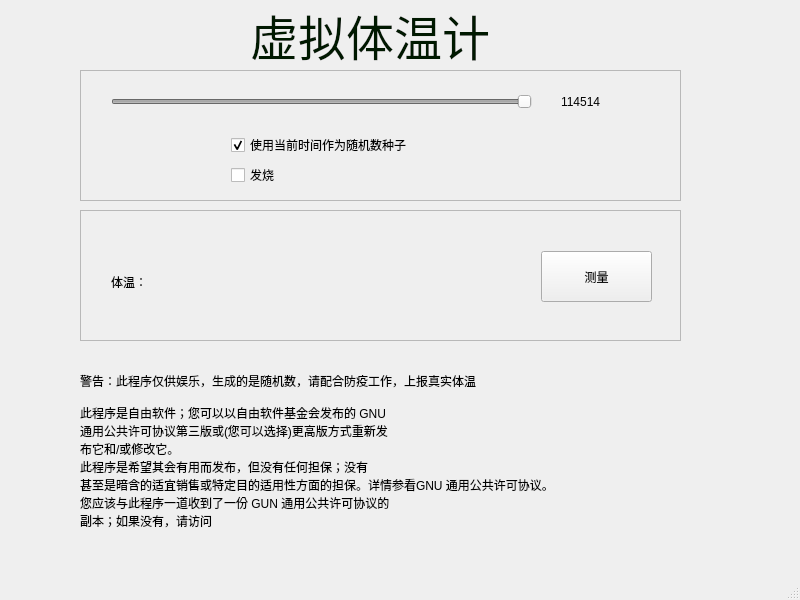
<?xml version="1.0" encoding="UTF-8"?>
<ui version="4.0">
 <class>MainWindow</class>
 <widget class="QMainWindow" name="MainWindow">
  <property name="geometry">
   <rect>
    <x>0</x>
    <y>0</y>
    <width>800</width>
    <height>600</height>
   </rect>
  </property>
  <property name="windowTitle">
   <string>虚拟体温计</string>
  </property>
  <property name="windowIcon">
   <iconset theme="temperature-warm"/>
  </property>
  <widget class="QWidget" name="centralwidget">
   <widget class="QLabel" name="label">
    <property name="geometry">
     <rect>
      <x>250</x>
      <y>-10</y>
      <width>261</width>
      <height>91</height>
     </rect>
    </property>
    <property name="text">
     <string>&lt;html&gt;&lt;head/&gt;&lt;body&gt;&lt;p&gt;&lt;span style=&quot; font-size:36pt; color:#001900;&quot;&gt;虚拟体温计&lt;/span&gt;&lt;/p&gt;&lt;/body&gt;&lt;/html&gt;</string>
    </property>
   </widget>
   <widget class="QScrollArea" name="scrollArea">
    <property name="geometry">
     <rect>
      <x>80</x>
      <y>70</y>
      <width>601</width>
      <height>131</height>
     </rect>
    </property>
    <property name="widgetResizable">
     <bool>true</bool>
    </property>
    <widget class="QWidget" name="scrollAreaWidgetContents">
     <property name="geometry">
      <rect>
       <x>0</x>
       <y>0</y>
       <width>599</width>
       <height>129</height>
      </rect>
     </property>
     <widget class="QCheckBox" name="checkBox_use_current_time">
      <property name="geometry">
       <rect>
        <x>150</x>
        <y>60</y>
        <width>301</width>
        <height>28</height>
       </rect>
      </property>
      <property name="text">
       <string>使用当前时间作为随机数种子</string>
      </property>
      <property name="checked">
       <bool>true</bool>
      </property>
     </widget>
     <widget class="QSlider" name="horizontalSlider">
      <property name="enabled">
       <bool>false</bool>
      </property>
      <property name="geometry">
       <rect>
        <x>30</x>
        <y>20</y>
        <width>421</width>
        <height>21</height>
       </rect>
      </property>
      <property name="minimum">
       <number>0</number>
      </property>
      <property name="maximum">
       <number>114514</number>
      </property>
      <property name="value">
       <number>114514</number>
      </property>
      <property name="orientation">
       <enum>Qt::Horizontal</enum>
      </property>
     </widget>
     <widget class="QLabel" name="label_2">
      <property name="geometry">
       <rect>
        <x>480</x>
        <y>20</y>
        <width>71</width>
        <height>22</height>
       </rect>
      </property>
      <property name="text">
       <string>114514</string>
      </property>
     </widget>
     <widget class="QCheckBox" name="checkBox">
      <property name="geometry">
       <rect>
        <x>150</x>
        <y>90</y>
        <width>271</width>
        <height>28</height>
       </rect>
      </property>
      <property name="text">
       <string>发烧</string>
      </property>
     </widget>
    </widget>
   </widget>
   <widget class="QScrollArea" name="scrollArea_2">
    <property name="geometry">
     <rect>
      <x>80</x>
      <y>210</y>
      <width>601</width>
      <height>131</height>
     </rect>
    </property>
    <property name="widgetResizable">
     <bool>true</bool>
    </property>
    <widget class="QWidget" name="scrollAreaWidgetContents_2">
     <property name="geometry">
      <rect>
       <x>0</x>
       <y>0</y>
       <width>599</width>
       <height>129</height>
      </rect>
     </property>
     <widget class="QPushButton" name="pushButton">
      <property name="geometry">
       <rect>
        <x>460</x>
        <y>40</y>
        <width>111</width>
        <height>51</height>
       </rect>
      </property>
      <property name="text">
       <string>测量</string>
      </property>
     </widget>
     <widget class="QLabel" name="label_3">
      <property name="geometry">
       <rect>
        <x>30</x>
        <y>50</y>
        <width>91</width>
        <height>41</height>
       </rect>
      </property>
      <property name="text">
       <string>体温：</string>
      </property>
     </widget>
     <widget class="QLabel" name="temperature_label">
      <property name="geometry">
       <rect>
        <x>210</x>
        <y>40</y>
        <width>111</width>
        <height>61</height>
       </rect>
      </property>
      <property name="text">
       <string> </string>
      </property>
     </widget>
    </widget>
   </widget>
   <widget class="QLabel" name="label_4">
    <property name="geometry">
     <rect>
      <x>80</x>
      <y>340</y>
      <width>701</width>
      <height>221</height>
     </rect>
    </property>
    <property name="text">
     <string>警告：此程序仅供娱乐，生成的是随机数，请配合防疫工作，上报真实体温

此程序是自由软件；您可以以自由软件基金会发布的 GNU
通用公共许可协议第三版或(您可以选择)更高版方式重新发
布它和/或修改它。
此程序是希望其会有用而发布，但没有任何担保；没有
甚至是暗含的适宜销售或特定目的适用性方面的担保。详情参看GNU 通用公共许可协议。
您应该与此程序一道收到了一份 GUN 通用公共许可协议的
副本；如果没有，请访问 &lt;https://www.gnu.org/licenses/gpl-3.0.html&gt;</string>
    </property>
   </widget>
   <zorder>scrollArea</zorder>
   <zorder>label</zorder>
   <zorder>scrollArea_2</zorder>
   <zorder>label_4</zorder>
  </widget>
  <widget class="QStatusBar" name="statusbar"/>
 </widget>
 <resources/>
 <connections/>
</ui>
